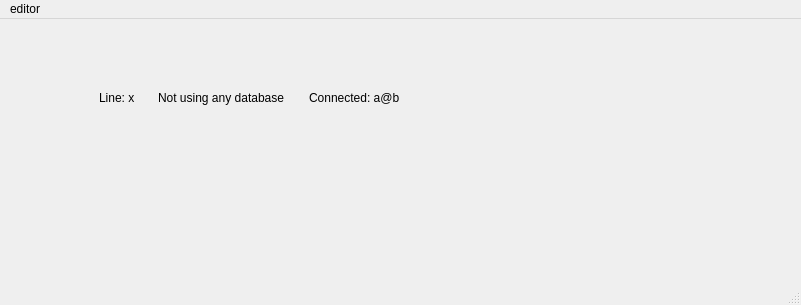
<?xml version="1.0" encoding="UTF-8"?>
<ui version="4.0">
 <class>MainWindow</class>
 <widget class="QMainWindow" name="MainWindow">
  <property name="geometry">
   <rect>
    <x>0</x>
    <y>0</y>
    <width>801</width>
    <height>305</height>
   </rect>
  </property>
  <property name="windowTitle">
   <string>MainWindow</string>
  </property>
  <widget class="QWidget" name="centralwidget">
   <widget class="QFrame" name="frame_statusbar">
    <property name="geometry">
     <rect>
      <x>90</x>
      <y>60</y>
      <width>319</width>
      <height>38</height>
     </rect>
    </property>
    <property name="frameShape">
     <enum>QFrame::NoFrame</enum>
    </property>
    <property name="frameShadow">
     <enum>QFrame::Sunken</enum>
    </property>
    <layout class="QGridLayout" name="gridLayout">
     <item row="0" column="0">
      <layout class="QHBoxLayout" name="horizontal_layout_statusbar">
       <item>
        <widget class="QLabel" name="line_no">
         <property name="text">
          <string>Line: x</string>
         </property>
        </widget>
       </item>
       <item>
        <spacer name="horizontalSpacer">
         <property name="orientation">
          <enum>Qt::Horizontal</enum>
         </property>
         <property name="sizeHint" stdset="0">
          <size>
           <width>40</width>
           <height>20</height>
          </size>
         </property>
        </spacer>
       </item>
       <item>
        <widget class="QLabel" name="db_name">
         <property name="text">
          <string>Not using any database</string>
         </property>
        </widget>
       </item>
       <item>
        <spacer name="horizontalSpacer_2">
         <property name="orientation">
          <enum>Qt::Horizontal</enum>
         </property>
         <property name="sizeHint" stdset="0">
          <size>
           <width>40</width>
           <height>20</height>
          </size>
         </property>
        </spacer>
       </item>
       <item>
        <widget class="QLabel" name="connection_indicator">
         <property name="text">
          <string>Connected: a@b</string>
         </property>
        </widget>
       </item>
      </layout>
     </item>
    </layout>
   </widget>
  </widget>
  <widget class="QMenuBar" name="menubar">
   <property name="geometry">
    <rect>
     <x>0</x>
     <y>0</y>
     <width>801</width>
     <height>30</height>
    </rect>
   </property>
   <widget class="QMenu" name="editor">
    <property name="title">
     <string>editor</string>
    </property>
    <widget class="QMenu" name="action_insert_extra">
     <property name="title">
      <string>&amp;Insert</string>
     </property>
     <addaction name="action_insert_blank_extra"/>
    </widget>
    <addaction name="separator"/>
    <addaction name="action_insert_extra"/>
    <addaction name="action_undo_extra"/>
    <addaction name="action_redo_extra"/>
    <addaction name="separator"/>
    <addaction name="action_cut_extra"/>
    <addaction name="action_copy_extra"/>
    <addaction name="action_paste_extra"/>
    <addaction name="separator"/>
    <addaction name="action_text_size_increase_extra"/>
    <addaction name="action_text_size_decrease_extra"/>
    <addaction name="action_select_query_extra"/>
   </widget>
   <addaction name="editor"/>
  </widget>
  <widget class="QStatusBar" name="statusbar"/>
  <action name="actionUndo">
   <property name="icon">
    <iconset theme="edit-undo">
     <normaloff>.</normaloff>.</iconset>
   </property>
   <property name="text">
    <string>&amp;Undo</string>
   </property>
  </action>
  <action name="action_Redo">
   <property name="icon">
    <iconset theme="edit-redo">
     <normaloff>.</normaloff>.</iconset>
   </property>
   <property name="text">
    <string>&amp;Redo</string>
   </property>
  </action>
  <action name="action_cut_extra">
   <property name="icon">
    <iconset theme="edit-cut">
     <normaloff>.</normaloff>.</iconset>
   </property>
   <property name="text">
    <string>Cu&amp;t</string>
   </property>
   <property name="shortcut">
    <string>Ctrl+X</string>
   </property>
  </action>
  <action name="action_copy_extra">
   <property name="icon">
    <iconset theme="edit-copy">
     <normaloff>.</normaloff>.</iconset>
   </property>
   <property name="text">
    <string>&amp;Copy</string>
   </property>
   <property name="shortcut">
    <string>Ctrl+C</string>
   </property>
  </action>
  <action name="action_paste_extra">
   <property name="icon">
    <iconset theme="edit-paste">
     <normaloff>.</normaloff>.</iconset>
   </property>
   <property name="text">
    <string>&amp;Paste</string>
   </property>
   <property name="shortcut">
    <string>Ctrl+V</string>
   </property>
  </action>
  <action name="actionTable1">
   <property name="text">
    <string>Table1</string>
   </property>
  </action>
  <action name="action_select_query_extra">
   <property name="icon">
    <iconset theme="edit-select-all">
     <normaloff>.</normaloff>.</iconset>
   </property>
   <property name="text">
    <string>Select &amp;Query</string>
   </property>
   <property name="shortcut">
    <string>Ctrl+Shift+A</string>
   </property>
  </action>
  <action name="action_text_size_increase_extra">
   <property name="icon">
    <iconset theme="arrow-up">
     <normaloff>.</normaloff>.</iconset>
   </property>
   <property name="text">
    <string>Enlarge Text</string>
   </property>
   <property name="shortcut">
    <string>Ctrl++</string>
   </property>
  </action>
  <action name="action_text_size_decrease_extra">
   <property name="icon">
    <iconset theme="arrow-down">
     <normaloff>.</normaloff>.</iconset>
   </property>
   <property name="text">
    <string>Shrink Text</string>
   </property>
   <property name="shortcut">
    <string>Ctrl+-</string>
   </property>
  </action>
  <action name="action_undo_extra">
   <property name="icon">
    <iconset theme="edit-undo">
     <normaloff>.</normaloff>.</iconset>
   </property>
   <property name="text">
    <string>&amp;Undo</string>
   </property>
   <property name="shortcut">
    <string>Ctrl+Z</string>
   </property>
  </action>
  <action name="action_redo_extra">
   <property name="icon">
    <iconset theme="edit-redo">
     <normaloff>.</normaloff>.</iconset>
   </property>
   <property name="text">
    <string>&amp;Redo</string>
   </property>
   <property name="shortcut">
    <string>Ctrl+Y</string>
   </property>
  </action>
  <action name="action_insert_blank_extra">
   <property name="text">
    <string>Table1</string>
   </property>
  </action>
 </widget>
 <resources/>
 <connections/>
</ui>
